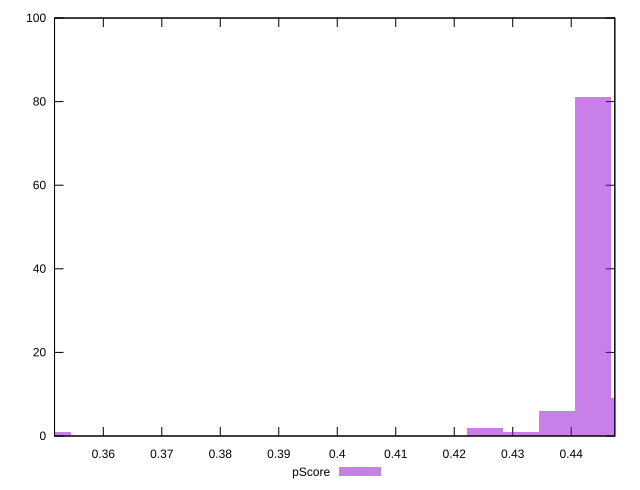

gnuplot code for this plot:
reset

$pScore <<EOF
0.35134124336267497 1
0.4376355838377179 6
0.44379946530022096 81
0.4253078209127118 2
0.43147170237521487 1
0.44996334676272404 9
EOF

set key outside below
set boxwidth 0.006163881462503069
set xrange [0.3516577044767455:0.4474583956767423]
set yrange [0:100]
set trange [0:100]
set style fill transparent solid 0.5 noborder
set terminal svg size 640, 490 enhanced background rgb 'white'
set output "report_0_00242021-02-20T12:25:28.543Z/largest-contentful-paint/samples/pages+cached+noadtech+nomedia+nocss/pScore/histogram.svg"

plot $pScore title "pScore" with boxes

reset
